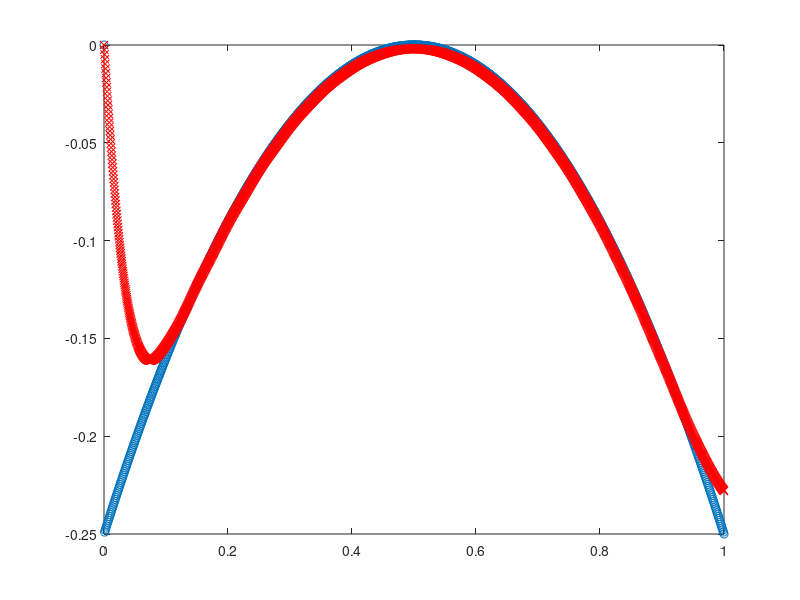

MATLAB code for this plot:
function eval_lwr_test()

close all;
clear all;

xq = load('test_xq.txt');
x = load('test_x.txt');
yp = load('test_yp.txt');
y = load('test_y.txt');

figure(1)
hold on;
box on;
plot(x,y,'o');
plot(xq, yp, 'rx');
hold off;
